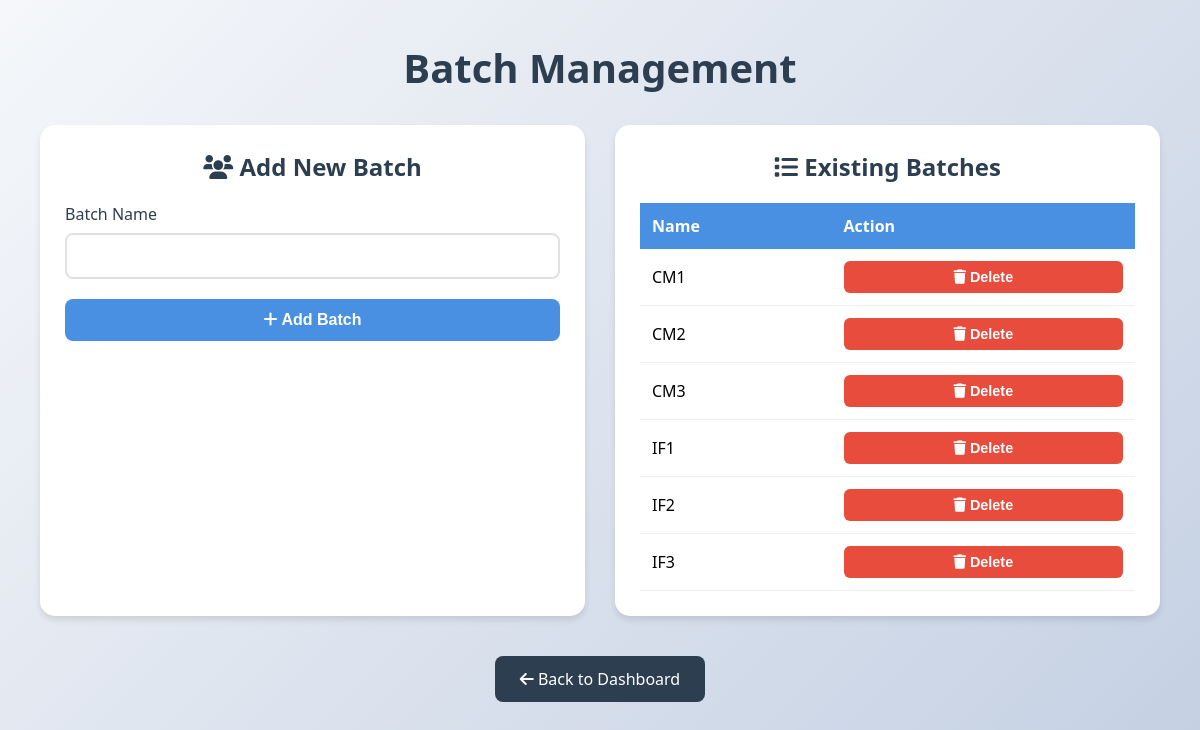
/add-batch/ (signed in), run on the app's committed database.
### timetable/models.py (models this page shows, shortened)
class Batch(models.Model):
    name = models.CharField(max_length=10, unique=True)
    department = models.ForeignKey(Department, on_delete=models.CASCADE, related_name='batches',null=True, blank=True)

### timetable/views.py (the view)
# urls.py: path('add-batch/', views.add_batch, name='add_batch'),
def add_batch(request):
    try:
        department = Department.objects.get(admin=request.user)
        if request.method == 'POST':
            form = BatchForm(request.POST, department=department)
            if form.is_valid():
                batch = form.save(commit=False)
                batch.department = department
                batch.save()
                messages.success(request, "Batch added successfully!")
                return redirect('add_batch')
            else:
                messages.error(request, "Error adding batch. Please check the form.")
        else:
            form = BatchForm(department=department)
        return render(request, 'add_batch.html', {'form': form, 'batches': Batch.objects.filter(department=department)})
    except Department.DoesNotExist:
        messages.error(request, 'You are not authorized to add batches.')
        return redirect('login')

### timetable/forms.py
class BatchForm(forms.ModelForm):
    class Meta:
        model = Batch
        fields = ['name']
    def __init__(self, *args, **kwargs):
        self.department = kwargs.pop('department', None)
        super().__init__(*args, **kwargs)

### timetable/templates/add_batch.html (shortened to what this page needs)
<!DOCTYPE html>
<html lang="en">
<head>
    <link rel="stylesheet" href="https://cdnjs.cloudflare.com/ajax/libs/font-awesome/6.0.0/css/all.min.css">
</head>
<body>
    <div class="container">
        <div class="header">
            <h1>Batch Management</h1>
        </div>
        <div class="content-wrapper">
            <div class="form-container">
                <h2><i class="fas fa-users"></i> Add New Batch</h2>
                <form method="post">
                    <div class="form-group">
                        <label for="{{ form.name.id_for_label }}">Batch Name</label>
                        {{ form.name }}
                    </div>
                    <button type="submit">
                        <i class="fas fa-plus"></i> Add Batch
                    </button>
                </form>
            </div>
            <div class="list-container">
                <h2><i class="fas fa-list"></i> Existing Batches</h2>
                {% if batches %}
                <table class="batch-list">
                    <thead>
                        <tr>
                            <th>Name</th>
                            <th>Action</th>
                        </tr>
                    </thead>
                    <tbody>
                        {% for batch in batches %}
                        <tr>
                            <td>{{ batch.name }}</td>
                            <td>
                                <form method="post" id="delete-form-{{ batch.id }}" action="{% url 'delete_batch' batch.id %}" style="display:inline;">
                                    <button type="button" class="delete-btn" onclick="confirmDelete('delete-form-{{ batch.id }}', 'Are you sure you want to delete batch {{ batch.name }}? This action cannot be undone.')">
                                        <i class="fas fa-trash"></i> Delete
                                    </button>
                                </form>
                            </td>
                        </tr>
                        {% endfor %}
                    </tbody>
                </table>
                {% else %}
                <p class="empty-message">No batches added yet.</p>
                {% endif %}
            </div>
        </div>
        <div style="text-align: center; margin-top: 20px;">
            <a href="{% url 'department_dashboard' %}" class="back-link">
                <i class="fas fa-arrow-left"></i> Back to Dashboard
            </a>
        </div>
    </div>
</body>
</html>

### timetable/templates/add_batch.html (style rules this page uses)
:root { --primary-color: #4a90e2; --secondary-color: #f5f6fa; --accent-color: #2ecc71; --danger-color: #e74c3c; --text-color: #2c3e50; --shadow: 0 4px 6px rgba(0, 0, 0, 0.1); --transition: all 0.3s ease; }
* { margin: 0; padding: 0; box-sizing: border-box; }
body { font-family: 'Segoe UI', Tahoma, Geneva, Verdana, sans-serif; background: linear-gradient(135deg, #f5f7fa 0%, #c3cfe2 100%); min-height: 100vh; padding: 20px; }
.container { max-width: 1200px; margin: 0 auto; padding: 20px; }
.header { text-align: center; margin-bottom: 30px; }
.header h1 { color: var(--text-color); font-size: 2.5em; margin-bottom: 10px; }
.content-wrapper { display: grid; grid-template-columns: 1fr 1fr; gap: 30px; margin-top: 20px; }
.form-container, .list-container { background: white; border-radius: 15px; padding: 25px; box-shadow: var(--shadow); }
.form-container h2, .list-container h2 { color: var(--text-color); margin-bottom: 20px; font-size: 1.5em; text-align: center; }
.form-group { margin-bottom: 20px; }
label { display: block; margin-bottom: 8px; color: var(--text-color); font-weight: 500; }
input, select { width: 100%; padding: 12px; border: 2px solid #e1e1e1; border-radius: 8px; font-size: 1em; transition: var(--transition); }
button { background: var(--primary-color); color: white; border: none; padding: 12px 25px; border-radius: 8px; cursor: pointer; font-size: 1em; font-weight: 600; transition: var(--transition); width: 100%; }
.batch-list { width: 100%; border-collapse: collapse; margin-top: 20px; }
.batch-list th { background: var(--primary-color); color: white; padding: 12px; text-align: left; }
.batch-list td { padding: 12px; border-bottom: 1px solid #eee; }
.delete-btn { background: var(--danger-color); color: white; border: none; padding: 8px 15px; border-radius: 6px; cursor: pointer; font-size: 0.9em; transition: var(--transition); }
.back-link { display: inline-block; padding: 12px 25px; background: var(--text-color); color: white; text-decoration: none; border-radius: 8px; margin-top: 20px; transition: var(--transition); }

### data on the page
Batch: name "CM1"
Batch: name "CM2"
Batch: name "CM3"
Batch: name "IF1"
Batch: name "IF2"
Batch: name "IF3"
